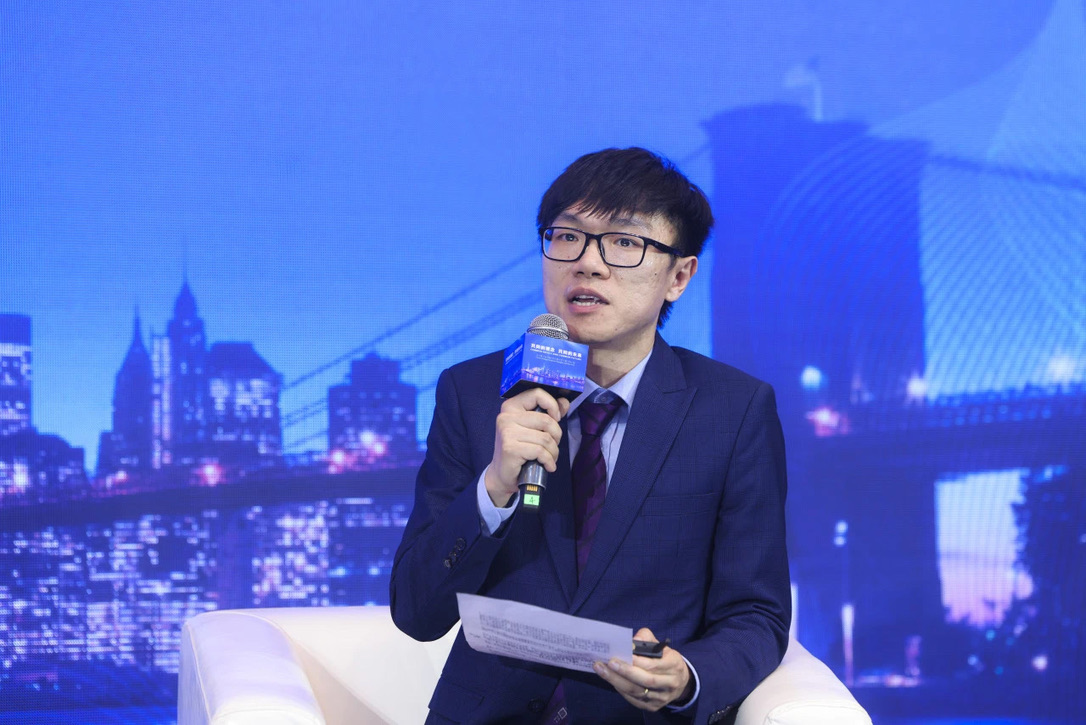
#> input picture _source/ken-panel-headshot-full-2026-10-12.jpg, 1086 x 725 px
$ python process.py
#> lines starting #> are read from the running program, lines starting #| are printed output that depends on the picture
#> in main, src is the input picture: PIL image 1086x725 RGB; mean R, G, B 83.8, 108.9, 207.4
#!/usr/bin/env python3
"""Homepage headshot: Google Scholar–style circular avatar.

Classical operations only (Pillow): face-centred square crop, gentle levels,
resize, encode. No generative edits.

The live Scholar CDN only serves up to 256×171 (medium_photo). That file is
byte-identical (MAE ≈ 3.5/255) to a Lanczos downscale of
`_source/ken-panel-headshot-full-2026-10-12.jpg`, so we render from the full-res raw and
keep the Scholar downloads in `_source/` for provenance.

Usage:
    python3 scripts/headshot/process.py [_source/ken-panel-headshot-full-2026-10-12.jpg]

Writes public/headshot/headshot-square-{1x,2x}.{avif,webp,jpg}.
See docs/headshot/TREATMENT.md.
"""

from __future__ import annotations

import sys
from pathlib import Path

import numpy as np
from PIL import Image, ImageFilter

ROOT = Path(__file__).resolve().parents[2]
SRC = Path(sys.argv[1]) if len(sys.argv) > 1 else ROOT / "_source/ken-panel-headshot-full-2026-10-12.jpg"
OUT = ROOT / "public/headshot"

# Face-centred square (source pixels). Full-height zoom-out on 2026-10-12 panel.
CROPS = {
    "square": (218, 0, 943, 725),  # 725 × 725 full-height panel (zoomed-out torso/mic)
}
SIZES = {
    "square": {"1x": (160, 160), "2x": (300, 300)},
}


def gentle_grade(img: Image.Image) -> Image.Image:
    """Light contrast + warmth only — keep Scholar's natural backdrop."""
    a = np.asarray(img, np.float32)
    a = a * np.array([1.03, 1.0, 0.97], np.float32)  # slight warm
    a = (a - 128.0) * 1.04 + 128.0 + 2.0  # gentle contrast + lift
    return Image.fromarray(np.clip(a, 0, 255).astype(np.uint8))


def main() -> None:
    OUT.mkdir(parents=True, exist_ok=True)
    # Remove prior editorial portrait exports so they are not shipped.
    for stale in OUT.glob("headshot-portrait-*"):
        stale.unlink()
        print(f"removed {stale.relative_to(ROOT)}")

    src = Image.open(SRC).convert("RGB")
    graded = gentle_grade(src)

    for name, box in CROPS.items():
        crop = graded.crop(box)
        for density, size in SIZES[name].items():
            im = crop.resize(size, Image.LANCZOS) if size != crop.size else crop.copy()
            im = im.filter(ImageFilter.UnsharpMask(radius=0.8, percent=35, threshold=2))
            stem = OUT / f"headshot-{name}-{density}"
            im.save(f"{stem}.jpg", quality=84, optimize=True, progressive=True)
            im.save(f"{stem}.webp", quality=80, method=6)
            im.save(f"{stem}.avif", quality=60, speed=4)
#> this loop made 1 pass
#> pass 1, in main, `crop = graded.crop(box)`:
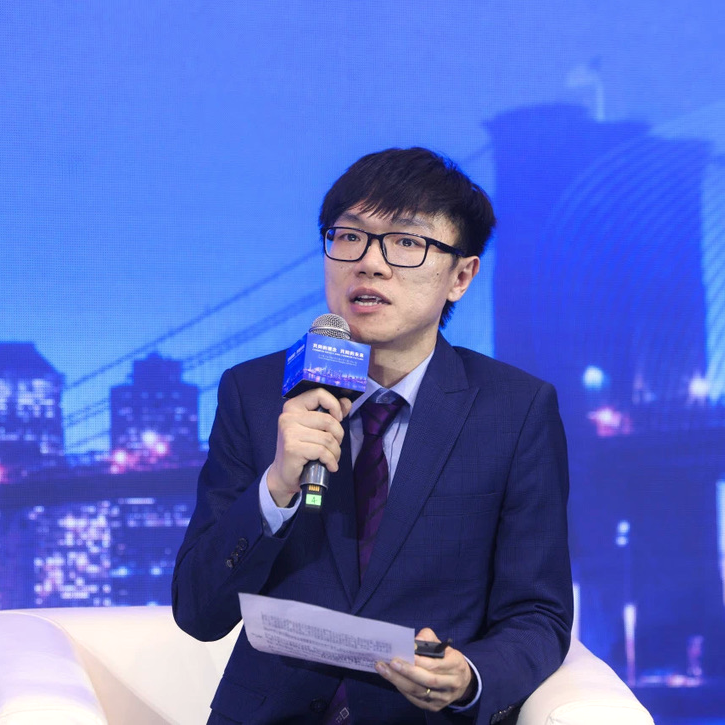
#> crop: PIL image 725x725 RGB; mean R, G, B 85.6, 104.9, 194.4
#> pass 1, in main, `im.save(f"{stem}.jpg", quality=84, optimize=True, progressive=True)`:
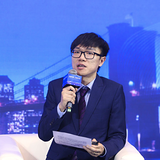
#> saved as headshot-square-1x.jpg: PIL image 160x160 RGB; mean R, G, B 85.6, 104.9, 194.3
#> pass 1, in main, `im.save(f"{stem}.jpg", quality=84, optimize=True, progressive=True)`:
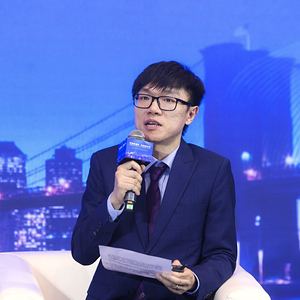
#> saved as headshot-square-2x.jpg: PIL image 300x300 RGB; mean R, G, B 85.6, 104.9, 194.4

    for f in sorted(OUT.iterdir()):
        print(f"{f.stat().st_size:>8}  {f.relative_to(ROOT)}")


if __name__ == "__main__":
    main()

$ run again, with _source/ken-couple-headshot-face-square.jpg copied over _source/ken-panel-headshot-full-2026-10-12.jpg
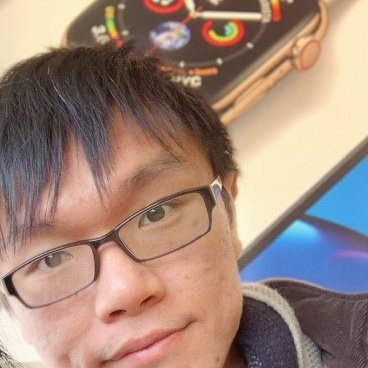
#> input picture _source/ken-couple-headshot-face-square.jpg, 368 x 368 px
#> in main, src is the input picture: PIL image 368x368 RGB; mean R, G, B 159.9, 134.4, 121.2
#> the loop in main, `for name, box in CROPS.items():` made 1 pass
#> pass 1, in main, `im.save(f"{stem}.jpg", quality=84, optimize=True, progressive=True)`:
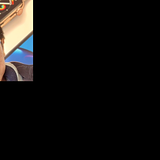
#> saved as headshot-square-1x.jpg: PIL image 160x160 RGB; mean R, G, B 17.3, 15.8, 14.3
#> pass 1, in main, `im.save(f"{stem}.jpg", quality=84, optimize=True, progressive=True)`:
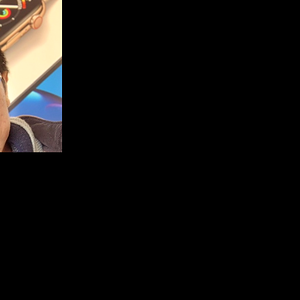
#> saved as headshot-square-2x.jpg: PIL image 300x300 RGB; mean R, G, B 17.3, 15.8, 14.3

$ run again, with _source/ken-couple-headshot-raw.jpg copied over _source/ken-panel-headshot-full-2026-10-12.jpg
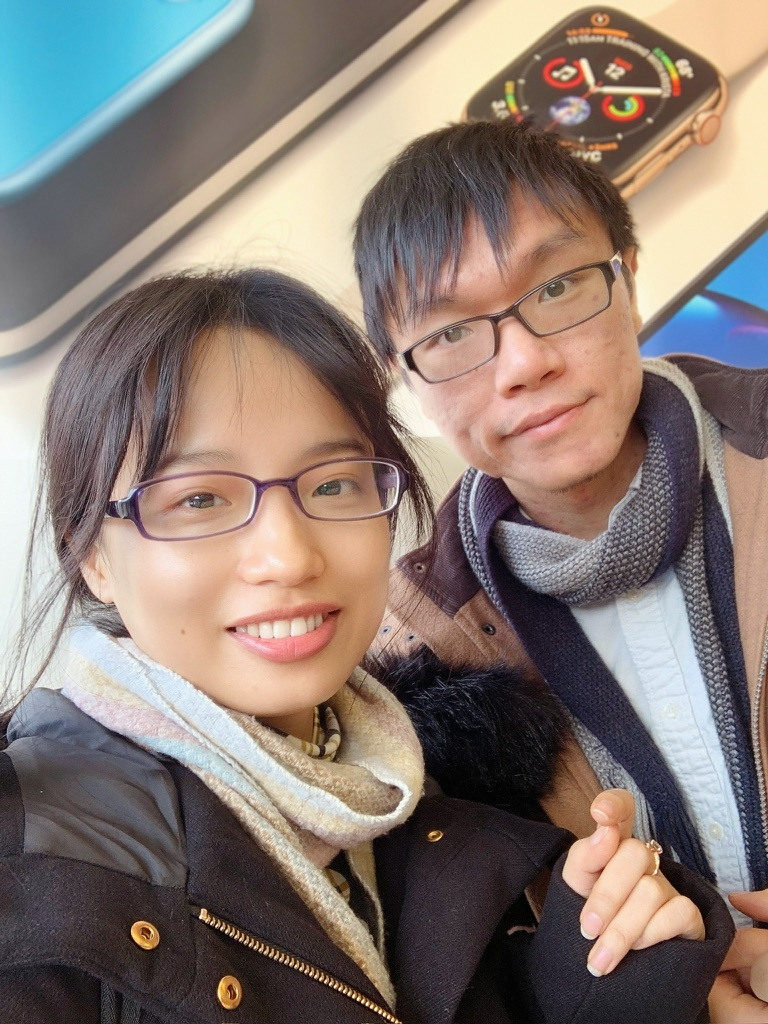
#> input picture _source/ken-couple-headshot-raw.jpg, 768 x 1024 px
#> in main, src is the input picture: PIL image 768x1024 RGB; mean R, G, B 135.1, 121.4, 114.1
#> the loop in main, `for name, box in CROPS.items():` made 1 pass
#> pass 1, in main, `im.save(f"{stem}.jpg", quality=84, optimize=True, progressive=True)`:
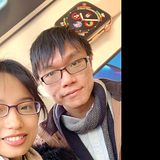
#> saved as headshot-square-1x.jpg: PIL image 160x160 RGB; mean R, G, B 123, 101.8, 88.8
#> pass 1, in main, `im.save(f"{stem}.jpg", quality=84, optimize=True, progressive=True)`:
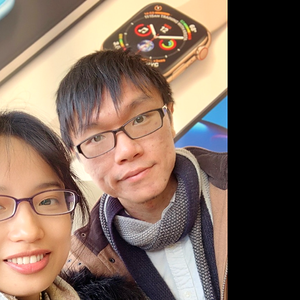
#> saved as headshot-square-2x.jpg: PIL image 300x300 RGB; mean R, G, B 123, 101.7, 88.8

$ run again, with _source/ken-couple-headshot-user-crop.jpg copied over _source/ken-panel-headshot-full-2026-10-12.jpg
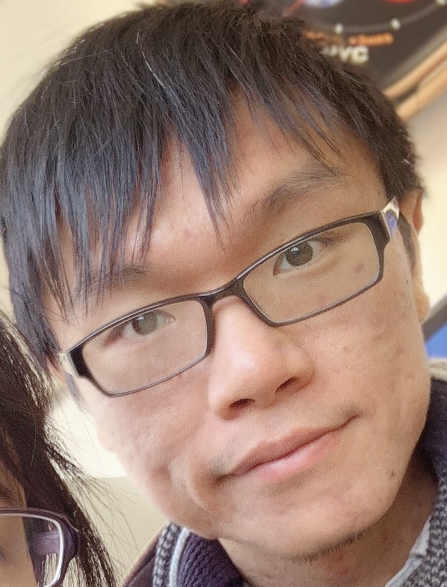
#> input picture _source/ken-couple-headshot-user-crop.jpg, 893 x 1174 px (shown at 1/2 size)
#> in main, src is the input picture: PIL image 893x1174 RGB; mean R, G, B 149.6, 122.9, 110.5
#> the loop in main, `for name, box in CROPS.items():` made 1 pass
#> pass 1, in main, `im.save(f"{stem}.jpg", quality=84, optimize=True, progressive=True)`:
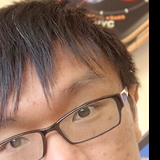
#> saved as headshot-square-1x.jpg: PIL image 160x160 RGB; mean R, G, B 137.3, 107.1, 89.9
#> pass 1, in main, `im.save(f"{stem}.jpg", quality=84, optimize=True, progressive=True)`:
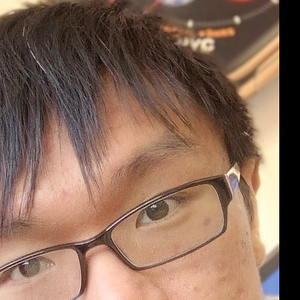
#> saved as headshot-square-2x.jpg: PIL image 300x300 RGB; mean R, G, B 137.3, 107.1, 89.9
